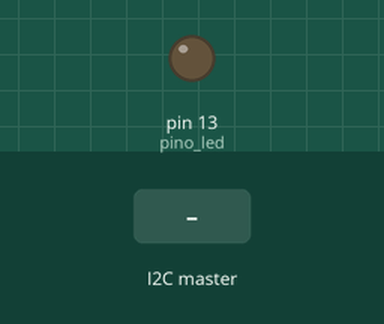
Recording of a sketch running on a simulated Arduino Uno, built with avr-gcc and run on an emulated ATmega328P. Parts: output pins drawn as LEDs (lit = HIGH). The test bench sets the inputs (shaded band).

Above: at 1.2 s.
1.3 s: the I2C master sends the byte 1
At 2.5 s:
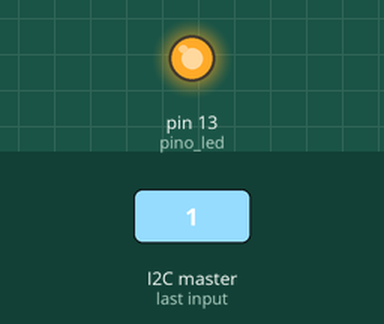
2.8 s: the I2C master sends the byte 0
At 3.9 s:
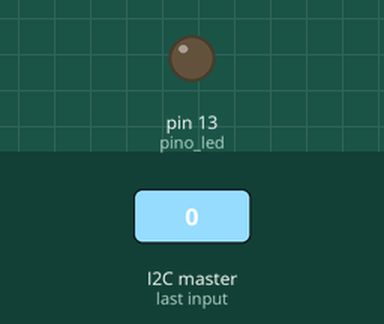
4.3 s: the I2C master sends the byte 2
At 5.0 s:
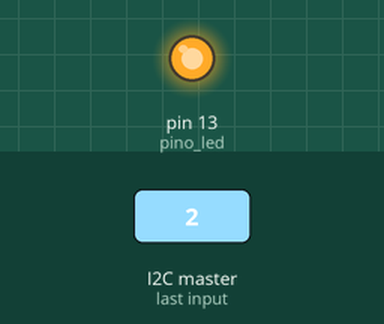
Timing chart, 0 to 7.3 s (numbered marks = the images above; inputs shaded):
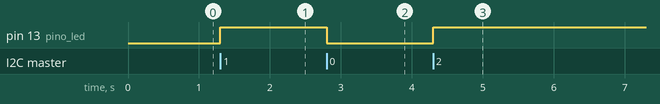

Measured:
- after the input at 1.3 s, pin 13 (pino_led): LOW → HIGH at once
- after the input at 2.8 s, pin 13 (pino_led): HIGH → LOW at once
- after the input at 4.3 s, pin 13 (pino_led): LOW → HIGH at once

The sketch:

acende_LED.ino.ino
```cpp
#include <Wire.h>

// Devine LED e comunicação com a RasPi
const int pino_led = LED_BUILTIN;
const int conversor = A1;

void setup() {
	// Endereço do barramento I2C
	Wire.begin(0x8);
	//ver se está recebendo dados "event" se estiver está em receive, se não request
	Wire.onReceive(receiveEvent);
  Wire.onRequest(requestEvent);

  Serial.begin(9600);

	// Controla/define os parametro de liga e desliga do LED
	pinMode(pino_led, OUTPUT);
	digitalWrite(pino_led, LOW);

  pinMode(conversor, INPUT);
}

// Ao receber dados da RasPi começa a enviar a informação de controle pro LED no Arduino
void receiveEvent(int contagem) { // loop while para receber info da RasPi
	while (Wire.available())
	{
		char c = Wire.read(); // lê o byte como character c
		digitalWrite(pino_led, c);
	}
}

void requestEvent()
{
  int valor_conv = analogRead(conversor);
  Wire.write(highByte(valor_conv));
  Wire.write(lowByte(valor_conv));
  Serial.println(valor_conv);
}

void loop()
{
	delay(200);
}
```
